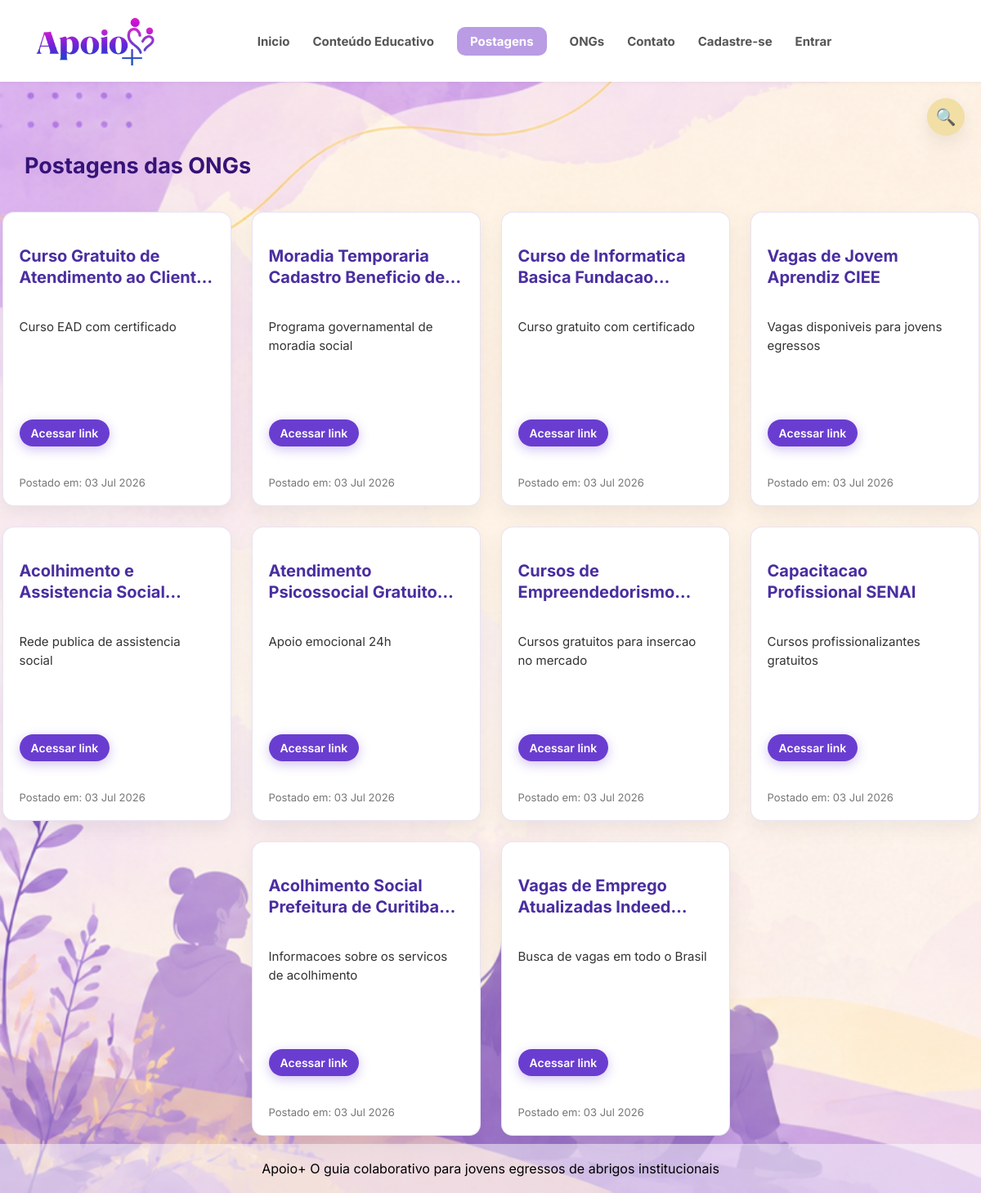
The app's page /frontend/telas/postagens.php with its own data.
### tables this page shows
CREATE TABLE `postagens` (
  `id` int(11) NOT NULL AUTO_INCREMENT,
  `ong_id` int(11) NOT NULL,
  `titulo` varchar(200) NOT NULL,
  `descricao` varchar(60) NOT NULL,
  `link` varchar(255),
  `categoria` varchar(120) NOT NULL DEFAULT '',
  `data_postagem` timestamp NOT NULL DEFAULT current_timestamp(),
  PRIMARY KEY (`id`),
  KEY `ong_id` (`ong_id`),
  CONSTRAINT `postagens_ibfk_1` FOREIGN KEY (`ong_id`) REFERENCES `ongs` (`id`) ON DELETE CASCADE ON UPDATE CASCADE
);

### frontend/telas/postagens.php (the view, shortened to what this page needs)
<?php
require_once('../../backend/funcionalidades/config.php');
function categoriasPostagem($post) {
    if (!empty($post['categoria'])) {
        return $post['categoria'];
    }
    $categorias = [];
    return implode(',', array_unique($categorias));
}
?>
<!DOCTYPE html>
<html lang="pt-br">
<head>
    <link rel="stylesheet" href="../estilos/estilos.css?v=14">
    <link rel="stylesheet" href="../estilos/postagens.css?v=10">
</head>
<body>
    <header>
        <picture id="logo-img">
            <img src="../imagens/apoiomais.png" alt="Logo" class="logo-header">
        </picture>
        <nav id="options-header">
            <ul>
                <li><a href="inicio.php">Inicio</a></li>
                <li><a href="conteudo_educativo.php">Conteúdo Educativo</a></li>
                <li><a href="postagens.php" class="active">Postagens</a></li>
                <li><a href="ongs.php">ONGs</a></li>
                <li><a href="contato.php">Contato</a></li>
                <?php
                    if (!isset($_SESSION['usuario']) && (!isset($_SESSION['ong']))) {
                        echo '<li><a href="cadastro.php">Cadastre-se</a></li>';
                        echo '<li><a href="login.php">Entrar</a></li>';
                    } else {
                        if (isset($_SESSION['ong']) && (!isset($_SESSION['usuario']))) {
                            echo '<li><a href="post_ongs.php">Criar Post</a></li>';
                        }
                        echo '<li><a href="logout.php" class="logout">Sair &rarr;</a></li>';
                    }
                ?>
            </ul>
        </nav>
    </header>
    <main>
        <div class="filtro-postagens">
            <button class="botao-filtro" type="button" aria-label="Abrir filtros de categorias" aria-expanded="false">
                &#128269;
            </button>
        </div>
        <section id="posts">
            <h2>Postagens das ONGs</h2>
            <div class="card-post">
                <?php
                $consulta = $mysqli->prepare("SELECT * FROM postagens ORDER BY data_postagem DESC");
                $consulta->execute();
                $resultado = $consulta->get_result();
                $meses = [
                    1 => 'Jan',
                    2 => 'Fev',
                    3 => 'Mar',
                    4 => 'Abr',
                    5 => 'Mai',
                    6 => 'Jun',
                    7 => 'Jul',
                    8 => 'Ago',
                    9 => 'Set',
                    10 => 'Out',
                    11 => 'Nov',
                    12 => 'Dez'
                ];
                while ($post = $resultado->fetch_assoc()) {
                    $timestampPostagem = strtotime($post['data_postagem']);
                    $dataPostagem = date("d", $timestampPostagem) . " " . $meses[(int) date("n", $timestampPostagem)] . " " . date("Y", $timestampPostagem);
                    $categoriasPost = htmlspecialchars(categoriasPostagem($post));
                    echo "<div class='post' data-categorias='" . $categoriasPost . "'>";
                    echo "<h2>" . htmlspecialchars($post['titulo']) . "</h2>";
                    echo "<p class='descricao'>" . nl2br(htmlspecialchars($post['descricao'])) . "</p>";
                    echo "<p><a href='" . htmlspecialchars($post['link']) . "' target='_blank' class='ver-mais'>Acessar link</a></p>";
                    echo "<p class='data'>Postado em: " . $dataPostagem . "</p>";
                    echo "</div>";
                }
                ?>
            </div>
        </section>
    </main>
    <footer>
        <p>Apoio+  O guia colaborativo para jovens egressos de abrigos institucionais
        </p>
    </footer>
</body>
</html>

### frontend/estilos/estilos.css (style rules this page uses)
* { font-family: 'Inter', sans-serif; margin: 0; padding: 0; box-sizing: border-box; }
body { margin: 0; background: white; background-image: url('../imagens/fundopessoas.png'); background-size: cover; color: #333; }
header { position: fixed; top: 0; left: 0; right: 0; z-index: 1000; max-width: 100%; padding: 20px 30px; background: rgb(255, 255, 255); display: flex; align-items: center; box-shadow: 0 1px 5px rgba(0,0,0,0.05); }
main { padding-top: 120px; min-height: calc(100vh - 240px); }
a { text-decoration: none; }
#logo-img { display: flex; width: 20%; justify-content: center; align-items: center; }
#logo-img .logo-header { display: block; object-fit: contain; }
#options-header { width: 80%; display: flex; justify-content: center; }
#options-header ul { list-style: none; display: flex; gap: 28px; margin: 0; padding: 0; }
#options-header ul li a { text-decoration: none; color: #555; font-size: 15px; font-weight: bold; transition: .2s; }
#options-header .active { color: white; background: #B99CE4; padding: 8px 16px; border-radius: 10px; }
main h2 { margin-left: 30px; margin-top: 20px; margin-bottom: 25px ; color: #1b0622; font-size: 27px; border: 10px; align-self: normal; }
#oportunidades > h2, #posts > h2 { color: #351378; }
.filtro-postagens { position: relative; display: flex; justify-content: flex-end; width: min(100% - 40px, 1180px); margin: 0 auto 10px; z-index: 20; }
.botao-filtro { width: 46px; height: 46px; border: 1px solid #f2dfa6; border-radius: 50%; background: #f2dfa6; color: #fff; cursor: pointer; font-size: 20px; line-height: 1; box-shadow: 0 8px 22px rgba(0,0,0,0.08); transition: .2s ease; }
footer { text-align: center; padding: 20px; margin-top: 50px; background: rgba(255, 255, 255, 0.5); }
footer p { color: black; }
#logo-img { display: flex !important; align-items: center !important; justify-content: center !important; height: 60px !important; width: 180px !important; overflow: hidden !important; }
#logo-img .logo-header { display: block !important; height: 140% !important; width: auto !important; transform: scale(1.5) !important; object-fit: contain !important; }
body { display: flex !important; flex-direction: column !important; min-height: 100vh !important; margin: 0 !important; }
main, .main-container { flex: 1 !important; }
footer { margin-top: auto !important; }

### frontend/estilos/postagens.css (style rules this page uses)
.filtro-postagens { position: relative; display: flex; justify-content: flex-end; width: min(100% - 40px, 1180px); margin: 0 auto 10px; z-index: 20; }
.botao-filtro { width: 46px; height: 46px; border: 1px solid #f2dfa6; border-radius: 50%; background: #f2dfa6; color: #fff; cursor: pointer; font-size: 20px; line-height: 1; box-shadow: 0 8px 22px rgba(0,0,0,0.08); transition: .2s ease; }
.card-post { display: flex; flex-wrap: wrap; justify-content: center; align-items: stretch; gap: 25px; width: 100%; margin-top: 30px; padding: 10px 0; }
.post { width: 280px; min-height: 360px; background: #ffffff; border-radius: 14px; padding: 20px; border: 1px solid rgba(140, 118, 197, 0.2); box-shadow: 0 10px 25px rgba(0,0,0,0.06); display: flex; flex-direction: column; gap: 12px; transition: transform .2s ease, box-shadow .2s ease; }
.post h2 { font-size: 20px; line-height: 1.3; color: #4a2ea0; font-weight: 700; margin-left: 0px; min-height: 52px; display: -webkit-box; -webkit-line-clamp: 2; -webkit-box-orient: vertical; overflow: hidden; }
.post .descricao { font-size: 15px; color: #333; line-height: 1.5; min-height: 112px; max-height: 112px; overflow: hidden; text-overflow: ellipsis; }
.post p { margin: 0; }
.post .data { font-size: 13px; color: #777; margin-top: auto; }
.post .ver-mais { display: inline-block; width: max-content; margin-top: 0; padding: 8px 14px; background: #6a3dd1 ; color: #fff; text-decoration: none; border-radius: 20px; font-size: 14px; font-weight: 600; transition: .2s ease; box-shadow: 0 4px 14px rgba(106, 61, 209, 0.3); }

### records on screen
postagens: titulo "Curso Gratuito de Atendimento ao…", descricao "Curso EAD com certificado", data_postagem "03 Jul 2026"
postagens: titulo "Moradia Temporaria Cadastro Beneficio…", descricao "Programa governamental de moradia social", data_postagem "03 Jul 2026"
postagens: titulo "Curso de Informatica Basica…", descricao "Curso gratuito com certificado", data_postagem "03 Jul 2026"
postagens: titulo "Vagas de Jovem Aprendiz CIEE", descricao "Vagas disponiveis para jovens egressos", data_postagem "03 Jul 2026"
postagens: titulo "Acolhimento e Assistencia…", descricao "Rede publica de assistencia social", data_postagem "03 Jul 2026"
postagens: titulo "Atendimento Psicossocial…", descricao "Apoio emocional 24h", data_postagem "03 Jul 2026"
postagens: titulo "Cursos de…", descricao "Cursos gratuitos para insercao no mercado", data_postagem "03 Jul 2026"
postagens: titulo "Capacitacao Profissional SENAI", descricao "Cursos profissionalizantes gratuitos", data_postagem "03 Jul 2026"
postagens: titulo "Acolhimento Social Prefeitura de…", descricao "Informacoes sobre os servicos de acolhimento", data_postagem "03 Jul 2026"
postagens: titulo "Vagas de Emprego Atualizadas…", descricao "Busca de vagas em todo o Brasil", data_postagem "03 Jul 2026"
